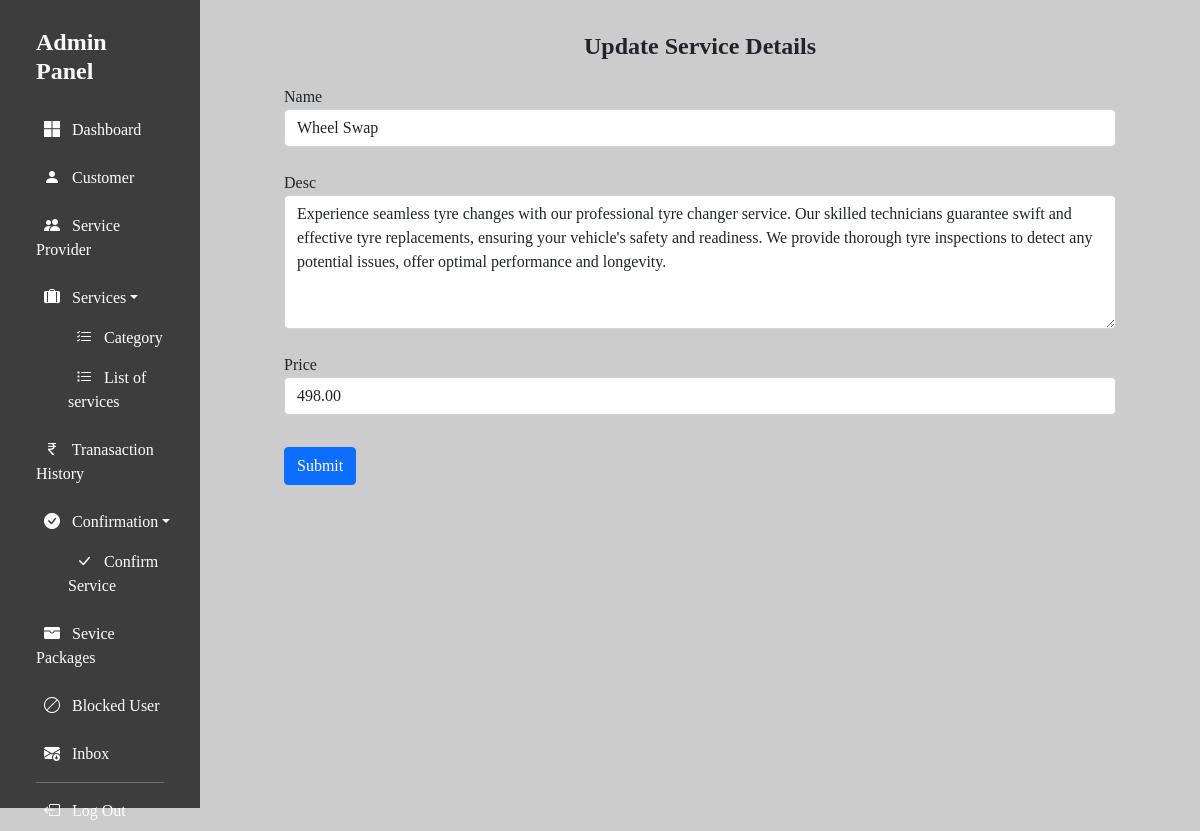
/SuperAdmin/component/edit_package.php?id=7 (signed in), run on the app's committed database.
### tables this page shows
CREATE TABLE `service_service_provider` (
  `service_id` int(11) NOT NULL,
  `sp_id` int(11) NOT NULL,
  `s_price` float(7,2) NOT NULL,
  `status` varchar(10) NOT NULL
);

CREATE TABLE `services` (
  `service_id` int(11) NOT NULL,
  `s_name` varchar(255) NOT NULL,
  `s_desc` longtext NOT NULL,
  `cat_id` int(11) NOT NULL,
  `s_duration` time NOT NULL,
  `sp_id` int(11) NOT NULL,
  `picture` longblob NOT NULL,
  `s_status` varchar(10) NOT NULL
);

### SuperAdmin/component/edit_package.php (the view, shortened to what this page needs)
<!DOCTYPE html>
<html lang="en">
<head>
    <?php include_once "../includes/header.php"; ?>
</head>
<body style="background-color:rgba(128, 128, 128, 0.4)" class="container-fluid">
<div class="row">
    <?php include_once "../includes/sidenav.php"; ?>
    <div class="col-md-10">
    <?php
    require_once "..\Database\db_connection.php";
    $id = $_GET['id'];
    $qry = "SELECT * FROM services NATURAL JOIN service_service_provider WHERE service_id = $id";
    $res = $conn->query($qry);
    $row = $res->fetch_assoc();
    ?>
  <div class="container-fluid" data-aos="fade-in">
  <div class="p-2 p-md-4">
    <form class="container-fluid" action="../operation/package_update.php" method="post">
    <div>
        <h4 class="text-center fw-bold mt-2 mb-4">Update Service Details</h4>
    </div>
    <div class="form-group mb-4">
        <label for="exampleInputEmail1">Name</label>
        <input type="text" class="form-control" name="sname" value="<?php echo $row['s_name']; ?>">
    </div>
    <div class="form-group mb-4">
        <label for="exampleInputEmail1">Desc</label>
        <textarea class="form-control" name="sdesc" id="" cols="30" rows="5"><?php echo $row['s_desc']; ?></textarea>
    </div>
    <div class="form-group mb-4">
        <label for="exampleInputEmail1">Price</label>
        <input type="text" class="form-control" name="sprice" value="<?php echo $row['s_price']; ?>">
    </div>
    <button type="submit" class="btn btn-primary mt-2" name="sub">Submit</button>
    </form>
 </div>
</div>
</div>
</div>
</body>
</html>

### SuperAdmin/assets/css/nav.css (style rules this page uses)
* { font-family: Cambria, Cochin, Georgia, Times, 'Times New Roman', serif; }

### SuperAdmin/includes/header.php (style rules this page uses)
body { overflow-y: hidden; }

### data on the page
service_service_provider: sname "Wheel Swap", sdesc "Experience seamless tyre changes with our professional tyre changer service. Our skilled technicians guarantee swift and effective tyre replacements, ensuring your vehicle's safety and readiness. We provide thorough tyre inspections to detect any potential issues, offer optimal performance and longevity.", sprice "498.00"
